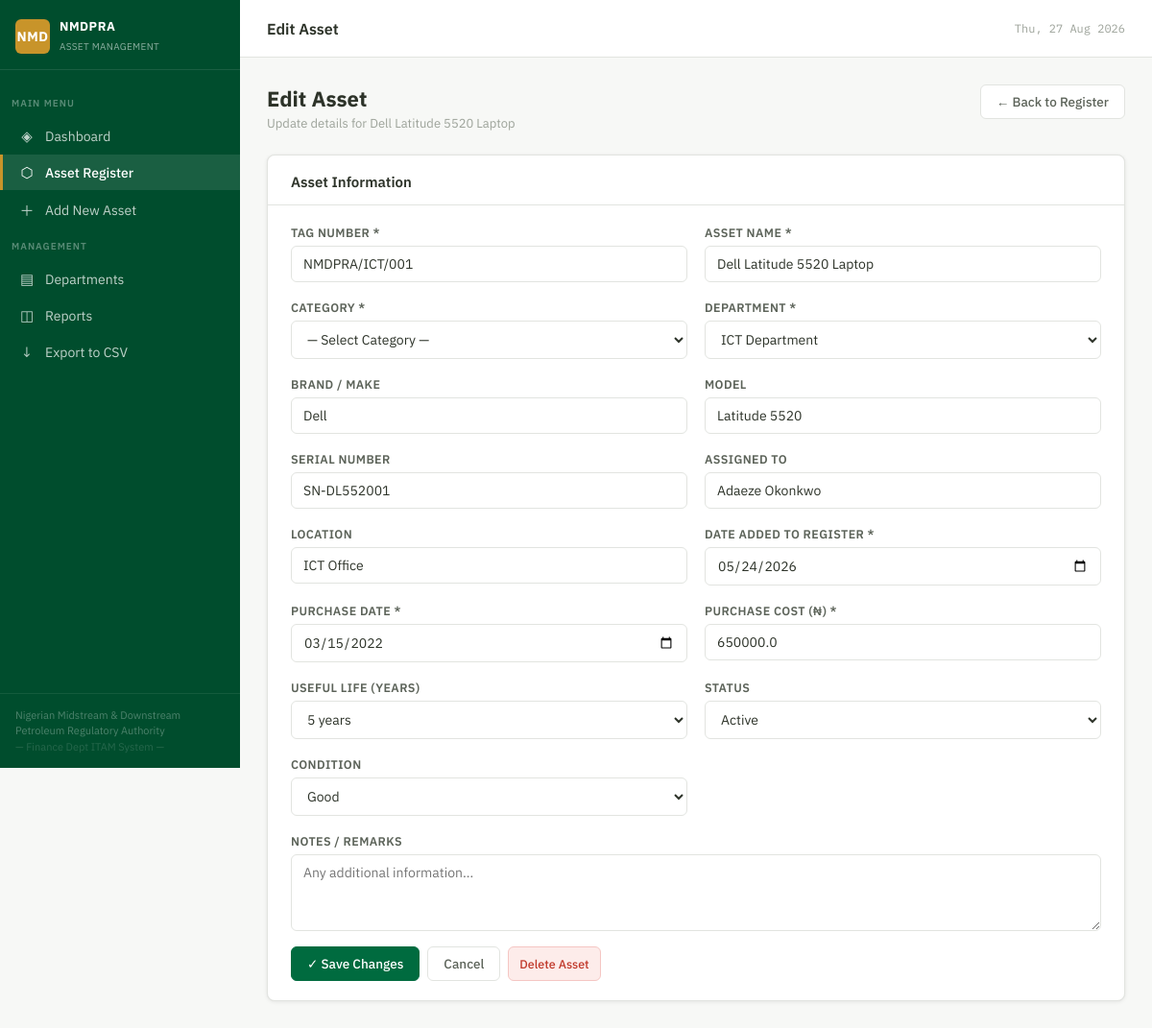
Page /assets/1/edit on the committed database.
### tables this page shows
CREATE TABLE asset (
            id INTEGER PRIMARY KEY AUTOINCREMENT,
            tag_number TEXT UNIQUE NOT NULL,
            name TEXT NOT NULL,
            category TEXT NOT NULL,
            brand TEXT,
            model TEXT,
            serial_number TEXT,
            purchase_date TEXT NOT NULL,
            purchase_cost REAL NOT NULL,
            useful_life_years INTEGER DEFAULT 5,
            department_id INTEGER NOT NULL REFERENCES department(id),
            assigned_to TEXT,
            location TEXT,
            status TEXT DEFAULT 'Active',
            condition TEXT DEFAULT 'Good',
            notes TEXT,
            created_at TEXT DEFAULT (datetime('now')),
            updated_at TEXT DEFAULT (datetime('now'))
        , date_added TEXT, description TEXT, manufacturer TEXT);

### views.py (the view)
@views_bp.route('/assets/<int:id>/edit', methods=['GET', 'POST'])
def edit_asset(id):
    asset, _ = services.get_asset(id)
    if not asset:
        return "Not found", 404
    with get_db() as db:
        departments = db.execute("SELECT * FROM department ORDER BY name").fetchall()
    if request.method == 'POST':
        services.update_asset(id, request.form)
        flash('Asset updated!', 'success')
        return redirect(url_for('views.view_asset', id=id))
    return render_template('asset_form.html', asset=asset, departments=departments)

### db.py (called while the page is built)
@contextmanager
def get_db():
    conn = sqlite3.connect(DB)
    conn.row_factory = sqlite3.Row
    conn.execute("PRAGMA foreign_keys = ON")
    try:
        yield conn
        conn.commit()
    finally:
        conn.close()

### services.py (called while the page is built)
def calc_depreciation(asset):
    purchase_date = datetime.strptime(asset['purchase_date'], '%Y-%m-%d').date()
    cost = asset['purchase_cost']
    life = CATEGORY_LIFE.get(asset['category']) or asset['useful_life_years'] or 5
    years_used = (date.today() - purchase_date).days / 365.25
    annual = cost / life
    accumulated = min(annual * years_used, cost)
    nbv = cost - accumulated
    pct = (accumulated / cost * 100) if cost else 0
    return round(accumulated, 2), round(nbv, 2), round(pct, 1), round(annual, 2)

def enrich_asset(row):
    d = dict(row)
    acc, nbv, pct, annual = calc_depreciation(row)
    d['dep_info'] = (acc, nbv, pct, annual)
    d['accumulated_depreciation'] = acc
    d['net_book_value'] = nbv
    d['depreciation_pct'] = pct
    d['annual_depreciation'] = annual
    return d

def get_asset(asset_id):
    with get_db() as db:
        row = db.execute("""
            SELECT a.*, d.name as dept_name FROM asset a
            JOIN department d ON d.id = a.department_id
            WHERE a.id = ?
        """, (asset_id,)).fetchone()
        if not row:
            return None, []
        logs = db.execute(
            "SELECT * FROM maintenance_log WHERE asset_id = ? ORDER BY date DESC",
            (asset_id,)
        ).fetchall()
    return enrich_asset(row), [dict(l) for l in logs]

### templates/asset_form.html (shortened to what this page needs)
{% extends "base.html" %}
{% block page_title %}{{ 'Edit Asset' if asset else 'Add New Asset' }}{% endblock %}
{% block content %}
<div class="page-header">
  <div>
    <h1>{{ 'Edit Asset' if asset else 'Add New Asset' }}</h1>
    <p>{{ 'Update details for ' + asset.name if asset else 'Register a new asset in the system' }}</p>
  </div>
  <a href="{{ url_for('views.assets') }}" class="btn btn-secondary">← Back to Register</a>
</div>
<div class="card">
  <div class="card-header">
    <span class="card-title">Asset Information</span>
  </div>
  <div class="card-body">
    <form method="POST">
      <div class="form-grid">
        <div class="form-group">
          <label>Tag Number *</label>
          <input type="text" name="tag_number" required placeholder="e.g. NMDPRA/ICT/001"
            value="{{ asset.tag_number if asset else '' }}">
        </div>
        <div class="form-group">
          <label>Asset Name *</label>
          <input type="text" name="name" required placeholder="e.g. Dell Latitude 5520 Laptop"
            value="{{ asset.name if asset else '' }}">
        </div>
        <div class="form-group">
          <label>Category *</label>
          <select name="category" required>
            <option value="">— Select Category —</option>
            {% set cats = ['Computer/Laptop', 'Desktop Computer', 'Server', 'Printer', 'Photocopier',
              'Networking', 'Mobile Device', 'Vehicle', 'Furniture', 'Generator',
              'Air Conditioner', 'Security Equipment', 'Audio/Visual', 'Other'] %}
          </select>
        </div>
        <div class="form-group">
          <label>Department *</label>
          <select name="department_id" required>
            {% for d in departments %}
            <option value="{{ d.id }}" {{ 'selected' if asset and asset.department_id == d.id }}>{{ d.name }}</option>
            {% endfor %}
          </select>
        </div>
        <div class="form-group">
          <label>Brand / Make</label>
          <input type="text" name="brand" placeholder="e.g. Dell, HP, Toyota"
            value="{{ asset.brand or '' if asset else '' }}">
        </div>
        <div class="form-group">
          <label>Model</label>
          <input type="text" name="model" placeholder="e.g. Latitude 5520"
            value="{{ asset.model or '' if asset else '' }}">
        </div>
        <div class="form-group">
          <label>Serial Number</label>
          <input type="text" name="serial_number" placeholder="Manufacturer serial number"
            value="{{ asset.serial_number or '' if asset else '' }}">
        </div>
        <div class="form-group">
          <label>Assigned To</label>
          <input type="text" name="assigned_to" placeholder="Name of staff or department"
            value="{{ asset.assigned_to or '' if asset else '' }}">
        </div>
        <div class="form-group">
          <label>Location</label>
          <input type="text" name="location" placeholder="e.g. Finance Office, Floor 2"
            value="{{ asset.location or '' if asset else '' }}">
        </div>
        <div class="form-group">
          <label>Date Added to Register *</label>
          <input type="date" name="date_added" required
            value="{{ asset.date_added if asset and asset.date_added else '' }}">
        </div>
        <div class="form-group">
          <label>Purchase Date *</label>
          <input type="date" name="purchase_date" required
            value="{{ asset.purchase_date if asset else '' }}">
        </div>
        <div class="form-group">
          <label>Purchase Cost (₦) *</label>
          <input type="number" name="purchase_cost" required min="0" step="0.01" placeholder="e.g. 650000"
            value="{{ asset.purchase_cost if asset else '' }}">
        </div>
        <div class="form-group">
          <label>Useful Life (Years)</label>
          <select name="useful_life_years">
            {% for y in [1, 2, 3, 4, 5, 7, 10, 15, 20] %}
            <option value="{{ y }}" {{ 'selected' if asset and asset.useful_life_years == y else ('selected' if not asset and y == 5) }}>{{ y }} years</option>
            {% endfor %}
          </select>
        </div>
        <div class="form-group">
          <label>Status</label>
          <select name="status">
            {% for s in ['Active', 'Under Repair', 'Disposed', 'Written Off'] %}
            <option value="{{ s }}" {{ 'selected' if asset and asset.status == s else ('selected' if not asset and s == 'Active') }}>{{ s }}</option>
            {% endfor %}
          </select>
        </div>
        <div class="form-group">
          <label>Condition</label>
          <select name="condition">
            {% for c in ['Good', 'Fair', 'Poor'] %}
            <option value="{{ c }}" {{ 'selected' if asset and asset.condition == c else ('selected' if not asset and c == 'Good') }}>{{ c }}</option>
            {% endfor %}
          </select>
        </div>
        <div class="form-group full">
          <label>Notes / Remarks</label>
          <textarea name="notes" placeholder="Any additional information…">{{ asset.notes or '' if asset else '' }}</textarea>
        </div>
      </div>
      <div class="flex gap-8 mt-16">
        <button type="submit" class="btn btn-primary">
          {{ '✓ Save Changes' if asset else '＋ Add Asset' }}
        </button>
        <a href="{{ url_for('views.assets') }}" class="btn btn-secondary">Cancel</a>
        {% if asset %}
        <form method="POST" action="{{ url_for('views.delete_asset', id=asset.id) }}" style="margin-left:auto"
          onsubmit="return confirm('Delete this asset? This cannot be undone.')">
          <button type="submit" class="btn btn-danger btn-sm">Delete Asset</button>
        </form>
        {% endif %}
      </div>
    </form>
  </div>
</div>
{% endblock %}

### templates/base.html (style rules this page uses)
:root { --green: #006B3F; --green-dark: #004d2d; --green-light: #e6f4ed; --white: #ffffff; --off-white: #f7f8f6; --gray-100: #f0f1ef; --gray-200: #e2e4e0; --gray-400: #9da39a; --gray-600: #5c6359; --gray-800: #2d3329; --gold: #C8942A; --gold-light: #fdf5e6; --red: #c0392b; --red-light: #fdecea; --blue: #1a5276; --blue-light: #eaf0f8; --sidebar-w: 250px; --header-h: 60px; --radius: 8px; --shadow: 0 1px 4px rgba(0,0,0,0.08), 0 0 1px rgba(0,0,0,0.05); --shadow-md: 0 4px 12px rgba(0,0,0,0.1); }
* { box-sizing: border-box; margin: 0; padding: 0; }
body { font-family: 'IBM Plex Sans', sans-serif; background: var(--off-white); color: var(--gray-800); display: flex; min-height: 100vh; }
.card { background: white; border-radius: var(--radius); box-shadow: var(--shadow); border: 1px solid var(--gray-200); }
.card-header { padding: 18px 24px 14px; border-bottom: 1px solid var(--gray-200); display: flex; align-items: center; justify-content: space-between; gap: 12px; }
.card-title { font-size: 15px; font-weight: 600; color: var(--gray-800); }
.card-body { padding: 20px 24px; }
.btn { display: inline-flex; align-items: center; gap: 6px; padding: 8px 16px; border-radius: 6px; font-size: 13.5px; font-weight: 500; cursor: pointer; border: 1px solid transparent; text-decoration: none; transition: all 0.15s; font-family: inherit; white-space: nowrap; }
.btn-primary { background: var(--green); color: white; border-color: var(--green); }
.btn-secondary { background: white; color: var(--gray-600); border-color: var(--gray-200); }
.btn-danger { background: var(--red-light); color: var(--red); border-color: #f5c6c3; }
.btn-sm { padding: 5px 11px; font-size: 12.5px; }
.form-grid { display: grid; grid-template-columns: 1fr 1fr; gap: 18px; }
.form-group { display: flex; flex-direction: column; gap: 6px; }
.form-group.full { grid-column: 1 / -1; }
label { font-size: 12.5px; font-weight: 600; color: var(--gray-600); text-transform: uppercase; letter-spacing: 0.4px; }
input, select, textarea { padding: 9px 12px; border: 1px solid var(--gray-200); border-radius: 6px; font-size: 14px; font-family: inherit; color: var(--gray-800); background: white; transition: border-color 0.15s; width: 100%; }
textarea { resize: vertical; min-height: 80px; }
.page-header { display: flex; align-items: flex-start; justify-content: space-between; margin-bottom: 24px; gap: 16px; flex-wrap: wrap; }
.page-header h1 { font-size: 22px; font-weight: 700; color: var(--gray-800); margin-bottom: 3px; }
.page-header p { font-size: 13px; color: var(--gray-400); }
.mt-16 { margin-top: 16px; }
.flex { display: flex; }
.gap-8 { gap: 8px; }

### rows in the picture
asset: name "Update details for Dell Latitude 5520 Laptop", tag_number "NMDPRA/ICT/001", name "Dell Latitude 5520 Laptop", brand "Dell", model "Latitude 5520", serial_number "SN-DL552001", assigned_to "Adaeze Okonkwo", location "ICT Office", date_added "05/24/2026", purchase_date "03/15/2022", purchase_cost "650000.0"

### other values in the picture
{{ 'Edit Asset' if asset else 'Add New Asset' }} "Edit Asset"
{{ '✓ Save Changes' if asset else '＋ Add Asset' }} "✓ Save Changes"
form field department_id "ICT Department"
form field useful_life_years "5 years"
form field status "Active"
form field condition "Good"
